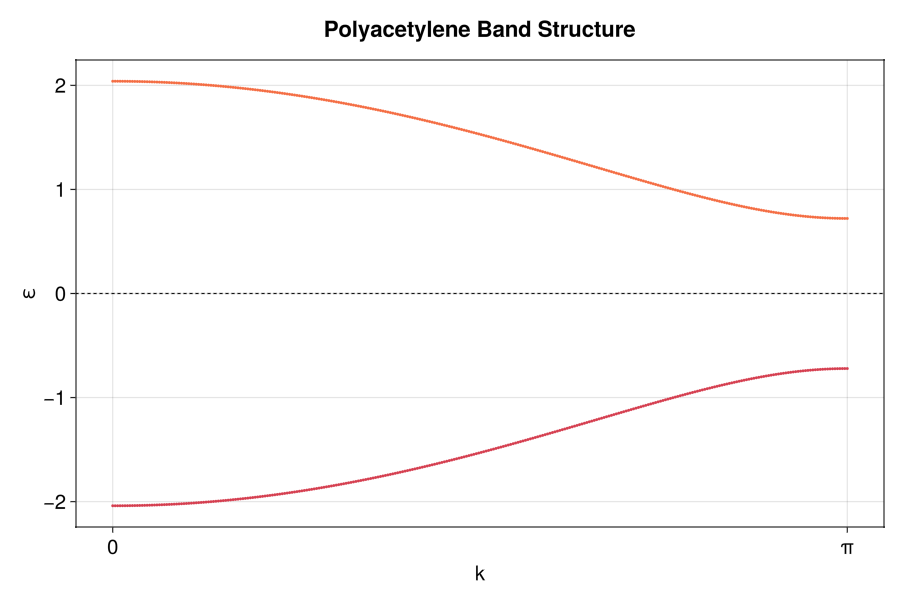

Write the Julia code that produced this figure.
using Quantica, GLMakie, LinearAlgebra, Printf

## Lattice
sub1 = sublat((-1/4, 1/2), name = :C1)
sub2 = sublat((1/4, -1/2), name = :C2)

lat = lattice(sub1, sub2, bravais = ((1.0, 0.0),))

display(qplot(lat, title = "Polyacetylene Unit Cell"))

## Model
ΔE = 0.4
t = -1.0
δt = -0.3

t1 = t + δt
t2 = t - δt

model = onsite(ΔE; sublats = :C1) +
        onsite(-ΔE; sublats = :C2) +
        plusadjoint(hopping((r, dr) -> dr[1] > 0 ? t1 : t2; sublats = :C1 => :C2, range = 1.2))

H = hamiltonian(lat, model)

## Path Plot
phis = range(0, π, length = 300)
b = bands(H, phis)

fig = qplot(b, title = "Polyacetylene Band Structure", figure = (size = (900, 600),))

ax = content(fig[1, 1])
ax.xticks = ([0, π], ["0", "π"])
ax.xlabel = "k"

# vlines!(ax, [0], color = :black, linewidth = 1)
hlines!(ax, [0], color = :black, linewidth = 1, linestyle = :dash)

Label(fig[0, :], "Polyacetylene Band Structure",
      fontsize = 22, font = :bold, halign = :center, tellwidth = false)

display(fig)

## Save
save("Theory/polyacetylene.png", fig)
